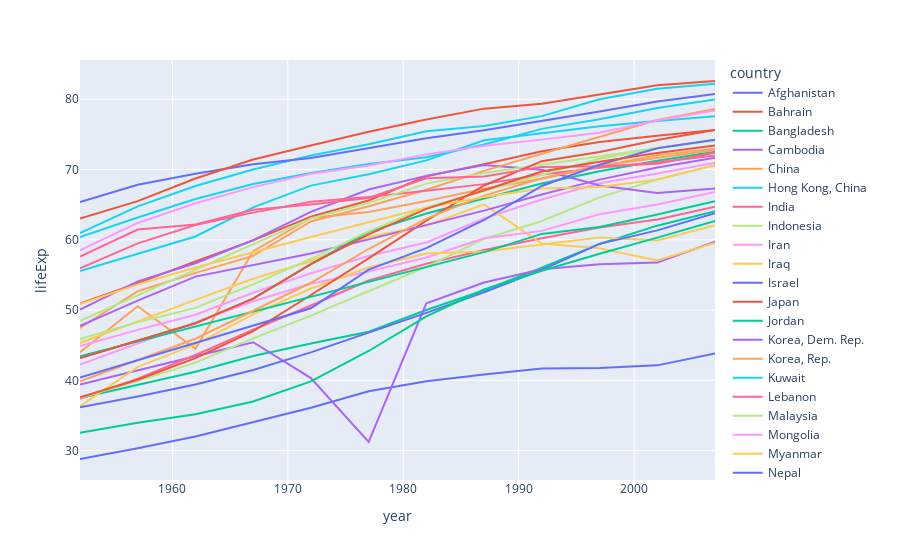

Write notebook code for a chart like this one.
### Code cell
#Line Plots with column encoding color
import plotly.express as px

df = px.data.gapminder().query("continent=='Asia'")
fig = px.line(df, x="year", y="lifeExp", color='country')
fig.show()

### Figure 1 — Plotly figure (JSON) as saved in the notebook; plotly's stock layout.template omitted (floating-point values rounded to 4 significant figures)
{"data": [{"hovertemplate": "country=Afghanistan<br>year=%{x}<br>lifeExp=%{y}<extra></extra>", "legendgroup": "Afghanistan", "line": {"color": "#636efa", "dash": "solid"}, "marker": {"symbol": "circle"}, "mode": "lines", "name": "Afghanistan", "orientation": "v", "showlegend": true, "type": "scatter", "x": [1952, 1957, 1962, 1967, 1972, 1977, 1982, 1987, 1992, 1997, 2002, 2007], "xaxis": "x", "y": [28.8, 30.33, 32.0, 34.02, 36.09, 38.44, 39.85, 40.82, 41.67, 41.76, 42.13, 43.83], "yaxis": "y"}, {"hovertemplate": "country=Bahrain<br>year=%{x}<br>lifeExp=%{y}<extra></extra>", "legendgroup": "Bahrain", "line": {"color": "#EF553B", "dash": "solid"}, "marker": {"symbol": "circle"}, "mode": "lines", "name": "Bahrain", "orientation": "v", "showlegend": true, "type": "scatter", "x": [1952, 1957, 1962, 1967, 1972, 1977, 1982, 1987, 1992, 1997, 2002, 2007], "xaxis": "x", "y": [50.94, 53.83, 56.92, 59.92, 63.3, 65.59, 69.05, 70.75, 72.6, 73.92, 74.8, 75.64], "yaxis": "y"}, {"hovertemplate": "country=Bangladesh<br>year=%{x}<br>lifeExp=%{y}<extra></extra>", "legendgroup": "Bangladesh", "line": {"color": "#00cc96", "dash": "solid"}, "marker": {"symbol": "circle"}, "mode": "lines", "name": "Bangladesh", "orientation": "v", "showlegend": true, "type": "scatter", "x": [1952, 1957, 1962, 1967, 1972, 1977, 1982, 1987, 1992, 1997, 2002, 2007], "xaxis": "x", "y": [37.48, 39.35, 41.22, 43.45, 45.25, 46.92, 50.01, 52.82, 56.02, 59.41, 62.01, 64.06], "yaxis": "y"}, {"hovertemplate": "country=Cambodia<br>year=%{x}<br>lifeExp=%{y}<extra></extra>", "legendgroup": "Cambodia", "line": {"color": "#ab63fa", "dash": "solid"}, "marker": {"symbol": "circle"}, "mode": "lines", "name": "Cambodia", "orientation": "v", "showlegend": true, "type": "scatter", "x": [1952, 1957, 1962, 1967, 1972, 1977, 1982, 1987, 1992, 1997, 2002, 2007], "xaxis": "x", "y": [39.42, 41.37, 43.41, 45.41, 40.32, 31.22, 50.96, 53.91, 55.8, 56.53, 56.75, 59.72], "yaxis": "y"}, {"hovertemplate": "country=China<br>year=%{x}<br>lifeExp=%{y}<extra></extra>", "legendgroup": "China", "line": {"color": "#FFA15A", "dash": "solid"}, "marker": {"symbol": "circle"}, "mode": "lines", "name": "China", "orientation": "v", "showlegend": true, "type": "scatter", "x": [1952, 1957, 1962, 1967, 1972, 1977, 1982, 1987, 1992, 1997, 2002, 2007], "xaxis": "x", "y": [44, 50.55, 44.5, 58.38, 63.12, 63.97, 65.53, 67.27, 68.69, 70.43, 72.03, 72.96], "yaxis": "y"}, {"hovertemplate": "country=Hong Kong, China<br>year=%{x}<br>lifeExp=%{y}<extra></extra>", "legendgroup": "Hong Kong, China", "line": {"color": "#19d3f3", "dash": "solid"}, "marker": {"symbol": "circle"}, "mode": "lines", "name": "Hong Kong, China", "orientation": "v", "showlegend": true, "type": "scatter", "x": [1952, 1957, 1962, 1967, 1972, 1977, 1982, 1987, 1992, 1997, 2002, 2007], "xaxis": "x", "y": [60.96, 64.75, 67.65, 70, 72, 73.6, 75.45, 76.2, 77.6, 80, 81.5, 82.21], "yaxis": "y"}, {"hovertemplate": "country=India<br>year=%{x}<br>lifeExp=%{y}<extra></extra>", "legendgroup": "India", "line": {"color": "#FF6692", "dash": "solid"}, "marker": {"symbol": "circle"}, "mode": "lines", "name": "India", "orientation": "v", "showlegend": true, "type": "scatter", "x": [1952, 1957, 1962, 1967, 1972, 1977, 1982, 1987, 1992, 1997, 2002, 2007], "xaxis": "x", "y": [37.37, 40.25, 43.6, 47.19, 50.65, 54.21, 56.6, 58.55, 60.22, 61.77, 62.88, 64.7], "yaxis": "y"}, {"hovertemplate": "country=Indonesia<br>year=%{x}<br>lifeExp=%{y}<extra></extra>", "legendgroup": "Indonesia", "line": {"color": "#B6E880", "dash": "solid"}, "marker": {"symbol": "circle"}, "mode": "lines", "name": "Indonesia", "orientation": "v", "showlegend": true, "type": "scatter", "x": [1952, 1957, 1962, 1967, 1972, 1977, 1982, 1987, 1992, 1997, 2002, 2007], "xaxis": "x", "y": [37.47, 39.92, 42.52, 45.96, 49.2, 52.7, 56.16, 60.14, 62.68, 66.04, 68.59, 70.65], "yaxis": "y"}, {"hovertemplate": "country=Iran<br>year=%{x}<br>lifeExp=%{y}<extra></extra>", "legendgroup": "Iran", "line": {"color": "#FF97FF", "dash": "solid"}, "marker": {"symbol": "circle"}, "mode": "lines", "name": "Iran", "orientation": "v", "showlegend": true, "type": "scatter", "x": [1952, 1957, 1962, 1967, 1972, 1977, 1982, 1987, 1992, 1997, 2002, 2007], "xaxis": "x", "y": [44.87, 47.18, 49.33, 52.47, 55.23, 57.7, 59.62, 63.04, 65.74, 68.04, 69.45, 70.96], "yaxis": "y"}, {"hovertemplate": "country=Iraq<br>year=%{x}<br>lifeExp=%{y}<extra></extra>", "legendgroup": "Iraq", "line": {"color": "#FECB52", "dash": "solid"}, "marker": {"symbol": "circle"}, "mode": "lines", "name": "Iraq", "orientation": "v", "showlegend": true, "type": "scatter", "x": [1952, 1957, 1962, 1967, 1972, 1977, 1982, 1987, 1992, 1997, 2002, 2007], "xaxis": "x", "y": [45.32, 48.44, 51.46, 54.46, 56.95, 60.41, 62.04, 65.04, 59.46, 58.81, 57.05, 59.55], "yaxis": "y"}, {"hovertemplate": "country=Israel<br>year=%{x}<br>lifeExp=%{y}<extra></extra>", "legendgroup": "Israel", "line": {"color": "#636efa", "dash": "solid"}, "marker": {"symbol": "circle"}, "mode": "lines", "name": "Israel", "orientation": "v", "showlegend": true, "type": "scatter", "x": [1952, 1957, 1962, 1967, 1972, 1977, 1982, 1987, 1992, 1997, 2002, 2007], "xaxis": "x", "y": [65.39, 67.84, 69.39, 70.75, 71.63, 73.06, 74.45, 75.6, 76.93, 78.27, 79.7, 80.75], "yaxis": "y"}, {"hovertemplate": "country=Japan<br>year=%{x}<br>lifeExp=%{y}<extra></extra>", "legendgroup": "Japan", "line": {"color": "#EF553B", "dash": "solid"}, "marker": {"symbol": "circle"}, "mode": "lines", "name": "Japan", "orientation": "v", "showlegend": true, "type": "scatter", "x": [1952, 1957, 1962, 1967, 1972, 1977, 1982, 1987, 1992, 1997, 2002, 2007], "xaxis": "x", "y": [63.03, 65.5, 68.73, 71.43, 73.42, 75.38, 77.11, 78.67, 79.36, 80.69, 82, 82.6], "yaxis": "y"}, {"hovertemplate": "country=Jordan<br>year=%{x}<br>lifeExp=%{y}<extra></extra>", "legendgroup": "Jordan", "line": {"color": "#00cc96", "dash": "solid"}, "marker": {"symbol": "circle"}, "mode": "lines", "name": "Jordan", "orientation": "v", "showlegend": true, "type": "scatter", "x": [1952, 1957, 1962, 1967, 1972, 1977, 1982, 1987, 1992, 1997, 2002, 2007], "xaxis": "x", "y": [43.16, 45.67, 48.13, 51.63, 56.53, 61.13, 63.74, 65.87, 68.02, 69.77, 71.26, 72.53], "yaxis": "y"}, {"hovertemplate": "country=Korea, Dem. Rep.<br>year=%{x}<br>lifeExp=%{y}<extra></extra>", "legendgroup": "Korea, Dem. Rep.", "line": {"color": "#ab63fa", "dash": "solid"}, "marker": {"symbol": "circle"}, "mode": "lines", "name": "Korea, Dem. Rep.", "orientation": "v", "showlegend": true, "type": "scatter", "x": [1952, 1957, 1962, 1967, 1972, 1977, 1982, 1987, 1992, 1997, 2002, 2007], "xaxis": "x", "y": [50.06, 54.08, 56.66, 59.94, 63.98, 67.16, 69.1, 70.65, 69.98, 67.73, 66.66, 67.3], "yaxis": "y"}, {"hovertemplate": "country=Korea, Rep.<br>year=%{x}<br>lifeExp=%{y}<extra></extra>", "legendgroup": "Korea, Rep.", "line": {"color": "#FFA15A", "dash": "solid"}, "marker": {"symbol": "circle"}, "mode": "lines", "name": "Korea, Rep.", "orientation": "v", "showlegend": true, "type": "scatter", "x": [1952, 1957, 1962, 1967, 1972, 1977, 1982, 1987, 1992, 1997, 2002, 2007], "xaxis": "x", "y": [47.45, 52.68, 55.29, 57.72, 62.61, 64.77, 67.12, 69.81, 72.24, 74.65, 77.05, 78.62], "yaxis": "y"}, {"hovertemplate": "country=Kuwait<br>year=%{x}<br>lifeExp=%{y}<extra></extra>", "legendgroup": "Kuwait", "line": {"color": "#19d3f3", "dash": "solid"}, "marker": {"symbol": "circle"}, "mode": "lines", "name": "Kuwait", "orientation": "v", "showlegend": true, "type": "scatter", "x": [1952, 1957, 1962, 1967, 1972, 1977, 1982, 1987, 1992, 1997, 2002, 2007], "xaxis": "x", "y": [55.56, 58.03, 60.47, 64.62, 67.71, 69.34, 71.31, 74.17, 75.19, 76.16, 76.9, 77.59], "yaxis": "y"}, {"hovertemplate": "country=Lebanon<br>year=%{x}<br>lifeExp=%{y}<extra></extra>", "legendgroup": "Lebanon", "line": {"color": "#FF6692", "dash": "solid"}, "marker": {"symbol": "circle"}, "mode": "lines", "name": "Lebanon", "orientation": "v", "showlegend": true, "type": "scatter", "x": [1952, 1957, 1962, 1967, 1972, 1977, 1982, 1987, 1992, 1997, 2002, 2007], "xaxis": "x", "y": [55.93, 59.49, 62.09, 63.87, 65.42, 66.1, 66.98, 67.93, 69.29, 70.27, 71.03, 71.99], "yaxis": "y"}, {"hovertemplate": "country=Malaysia<br>year=%{x}<br>lifeExp=%{y}<extra></extra>", "legendgroup": "Malaysia", "line": {"color": "#B6E880", "dash": "solid"}, "marker": {"symbol": "circle"}, "mode": "lines", "name": "Malaysia", "orientation": "v", "showlegend": true, "type": "scatter", "x": [1952, 1957, 1962, 1967, 1972, 1977, 1982, 1987, 1992, 1997, 2002, 2007], "xaxis": "x", "y": [48.46, 52.1, 55.74, 59.37, 63.01, 65.26, 68, 69.5, 70.69, 71.94, 73.04, 74.24], "yaxis": "y"}, {"hovertemplate": "country=Mongolia<br>year=%{x}<br>lifeExp=%{y}<extra></extra>", "legendgroup": "Mongolia", "line": {"color": "#FF97FF", "dash": "solid"}, "marker": {"symbol": "circle"}, "mode": "lines", "name": "Mongolia", "orientation": "v", "showlegend": true, "type": "scatter", "x": [1952, 1957, 1962, 1967, 1972, 1977, 1982, 1987, 1992, 1997, 2002, 2007], "xaxis": "x", "y": [42.24, 45.25, 48.25, 51.25, 53.75, 55.49, 57.49, 60.22, 61.27, 63.62, 65.03, 66.8], "yaxis": "y"}, {"hovertemplate": "country=Myanmar<br>year=%{x}<br>lifeExp=%{y}<extra></extra>", "legendgroup": "Myanmar", "line": {"color": "#FECB52", "dash": "solid"}, "marker": {"symbol": "circle"}, "mode": "lines", "name": "Myanmar", "orientation": "v", "showlegend": true, "type": "scatter", "x": [1952, 1957, 1962, 1967, 1972, 1977, 1982, 1987, 1992, 1997, 2002, 2007], "xaxis": "x", "y": [36.32, 41.91, 45.11, 49.38, 53.07, 56.06, 58.06, 58.34, 59.32, 60.33, 59.91, 62.07], "yaxis": "y"}, {"hovertemplate": "country=Nepal<br>year=%{x}<br>lifeExp=%{y}<extra></extra>", "legendgroup": "Nepal", "line": {"color": "#636efa", "dash": "solid"}, "marker": {"symbol": "circle"}, "mode": "lines", "name": "Nepal", "orientation": "v", "showlegend": true, "type": "scatter", "x": [1952, 1957, 1962, 1967, 1972, 1977, 1982, 1987, 1992, 1997, 2002, 2007], "xaxis": "x", "y": [36.16, 37.69, 39.39, 41.47, 43.97, 46.75, 49.59, 52.54, 55.73, 59.43, 61.34, 63.78], "yaxis": "y"}, {"hovertemplate": "country=Oman<br>year=%{x}<br>lifeExp=%{y}<extra></extra>", "legendgroup": "Oman", "line": {"color": "#EF553B", "dash": "solid"}, "marker": {"symbol": "circle"}, "mode": "lines", "name": "Oman", "orientation": "v", "showlegend": true, "type": "scatter", "x": [1952, 1957, 1962, 1967, 1972, 1977, 1982, 1987, 1992, 1997, 2002, 2007], "xaxis": "x", "y": [37.58, 40.08, 43.16, 46.99, 52.14, 57.37, 62.73, 67.73, 71.2, 72.5, 74.19, 75.64], "yaxis": "y"}, {"hovertemplate": "country=Pakistan<br>year=%{x}<br>lifeExp=%{y}<extra></extra>", "legendgroup": "Pakistan", "line": {"color": "#00cc96", "dash": "solid"}, "marker": {"symbol": "circle"}, "mode": "lines", "name": "Pakistan", "orientation": "v", "showlegend": true, "type": "scatter", "x": [1952, 1957, 1962, 1967, 1972, 1977, 1982, 1987, 1992, 1997, 2002, 2007], "xaxis": "x", "y": [43.44, 45.56, 47.67, 49.8, 51.93, 54.04, 56.16, 58.24, 60.84, 61.82, 63.61, 65.48], "yaxis": "y"}, {"hovertemplate": "country=Philippines<br>year=%{x}<br>lifeExp=%{y}<extra></extra>", "legendgroup": "Philippines", "line": {"color": "#ab63fa", "dash": "solid"}, "marker": {"symbol": "circle"}, "mode": "lines", "name": "Philippines", "orientation": "v", "showlegend": true, "type": "scatter", "x": [1952, 1957, 1962, 1967, 1972, 1977, 1982, 1987, 1992, 1997, 2002, 2007], "xaxis": "x", "y": [47.75, 51.33, 54.76, 56.39, 58.06, 60.06, 62.08, 64.15, 66.46, 68.56, 70.3, 71.69], "yaxis": "y"}, {"hovertemplate": "country=Saudi Arabia<br>year=%{x}<br>lifeExp=%{y}<extra></extra>", "legendgroup": "Saudi Arabia", "line": {"color": "#FFA15A", "dash": "solid"}, "marker": {"symbol": "circle"}, "mode": "lines", "name": "Saudi Arabia", "orientation": "v", "showlegend": true, "type": "scatter", "x": [1952, 1957, 1962, 1967, 1972, 1977, 1982, 1987, 1992, 1997, 2002, 2007], "xaxis": "x", "y": [39.88, 42.87, 45.91, 49.9, 53.89, 58.69, 63.01, 66.3, 68.77, 70.53, 71.63, 72.78], "yaxis": "y"}, {"hovertemplate": "country=Singapore<br>year=%{x}<br>lifeExp=%{y}<extra></extra>", "legendgroup": "Singapore", "line": {"color": "#19d3f3", "dash": "solid"}, "marker": {"symbol": "circle"}, "mode": "lines", "name": "Singapore", "orientation": "v", "showlegend": true, "type": "scatter", "x": [1952, 1957, 1962, 1967, 1972, 1977, 1982, 1987, 1992, 1997, 2002, 2007], "xaxis": "x", "y": [60.4, 63.18, 65.8, 67.95, 69.52, 70.8, 71.76, 73.56, 75.79, 77.16, 78.77, 79.97], "yaxis": "y"}, {"hovertemplate": "country=Sri Lanka<br>year=%{x}<br>lifeExp=%{y}<extra></extra>", "legendgroup": "Sri Lanka", "line": {"color": "#FF6692", "dash": "solid"}, "marker": {"symbol": "circle"}, "mode": "lines", "name": "Sri Lanka", "orientation": "v", "showlegend": true, "type": "scatter", "x": [1952, 1957, 1962, 1967, 1972, 1977, 1982, 1987, 1992, 1997, 2002, 2007], "xaxis": "x", "y": [57.59, 61.46, 62.19, 64.27, 65.04, 65.95, 68.76, 69.01, 70.38, 70.46, 70.81, 72.4], "yaxis": "y"}, {"hovertemplate": "country=Syria<br>year=%{x}<br>lifeExp=%{y}<extra></extra>", "legendgroup": "Syria", "line": {"color": "#B6E880", "dash": "solid"}, "marker": {"symbol": "circle"}, "mode": "lines", "name": "Syria", "orientation": "v", "showlegend": true, "type": "scatter", "x": [1952, 1957, 1962, 1967, 1972, 1977, 1982, 1987, 1992, 1997, 2002, 2007], "xaxis": "x", "y": [45.88, 48.28, 50.3, 53.66, 57.3, 61.2, 64.59, 66.97, 69.25, 71.53, 73.05, 74.14], "yaxis": "y"}, {"hovertemplate": "country=Taiwan<br>year=%{x}<br>lifeExp=%{y}<extra></extra>", "legendgroup": "Taiwan", "line": {"color": "#FF97FF", "dash": "solid"}, "marker": {"symbol": "circle"}, "mode": "lines", "name": "Taiwan", "orientation": "v", "showlegend": true, "type": "scatter", "x": [1952, 1957, 1962, 1967, 1972, 1977, 1982, 1987, 1992, 1997, 2002, 2007], "xaxis": "x", "y": [58.5, 62.4, 65.2, 67.5, 69.39, 70.59, 72.16, 73.4, 74.26, 75.25, 76.99, 78.4], "yaxis": "y"}, {"hovertemplate": "country=Thailand<br>year=%{x}<br>lifeExp=%{y}<extra></extra>", "legendgroup": "Thailand", "line": {"color": "#FECB52", "dash": "solid"}, "marker": {"symbol": "circle"}, "mode": "lines", "name": "Thailand", "orientation": "v", "showlegend": true, "type": "scatter", "x": [1952, 1957, 1962, 1967, 1972, 1977, 1982, 1987, 1992, 1997, 2002, 2007], "xaxis": "x", "y": [50.85, 53.63, 56.06, 58.28, 60.41, 62.49, 64.6, 66.08, 67.3, 67.52, 68.56, 70.62], "yaxis": "y"}, {"hovertemplate": "country=Vietnam<br>year=%{x}<br>lifeExp=%{y}<extra></extra>", "legendgroup": "Vietnam", "line": {"color": "#636efa", "dash": "solid"}, "marker": {"symbol": "circle"}, "mode": "lines", "name": "Vietnam", "orientation": "v", "showlegend": true, "type": "scatter", "x": [1952, 1957, 1962, 1967, 1972, 1977, 1982, 1987, 1992, 1997, 2002, 2007], "xaxis": "x", "y": [40.41, 42.89, 45.36, 47.84, 50.25, 55.76, 58.82, 62.82, 67.66, 70.67, 73.02, 74.25], "yaxis": "y"}, {"hovertemplate": "country=West Bank and Gaza<br>year=%{x}<br>lifeExp=%{y}<extra></extra>", "legendgroup": "West Bank and Gaza", "line": {"color": "#EF553B", "dash": "solid"}, "marker": {"symbol": "circle"}, "mode": "lines", "name": "West Bank and Gaza", "orientation": "v", "showlegend": true, "type": "scatter", "x": [1952, 1957, 1962, 1967, 1972, 1977, 1982, 1987, 1992, 1997, 2002, 2007], "xaxis": "x", "y": [43.16, 45.67, 48.13, 51.63, 56.53, 60.77, 64.41, 67.05, 69.72, 71.1, 72.37, 73.42], "yaxis": "y"}, {"hovertemplate": "country=Yemen, Rep.<br>year=%{x}<br>lifeExp=%{y}<extra></extra>", "legendgroup": "Yemen, Rep.", "line": {"color": "#00cc96", "dash": "solid"}, "marker": {"symbol": "circle"}, "mode": "lines", "name": "Yemen, Rep.", "orientation": "v", "showlegend": true, "type": "scatter", "x": [1952, 1957, 1962, 1967, 1972, 1977, 1982, 1987, 1992, 1997, 2002, 2007], "xaxis": "x", "y": [32.55, 33.97, 35.18, 36.98, 39.85, 44.17, 49.11, 52.92, 55.6, 58.02, 60.31, 62.7], "yaxis": "y"}], "layout": {"legend": {"title": {"text": "country"}, "tracegroupgap": 0}, "margin": {"t": 60}, "xaxis": {"anchor": "y", "domain": [0, 1], "title": {"text": "year"}}, "yaxis": {"anchor": "x", "domain": [0, 1], "title": {"text": "lifeExp"}}}}
